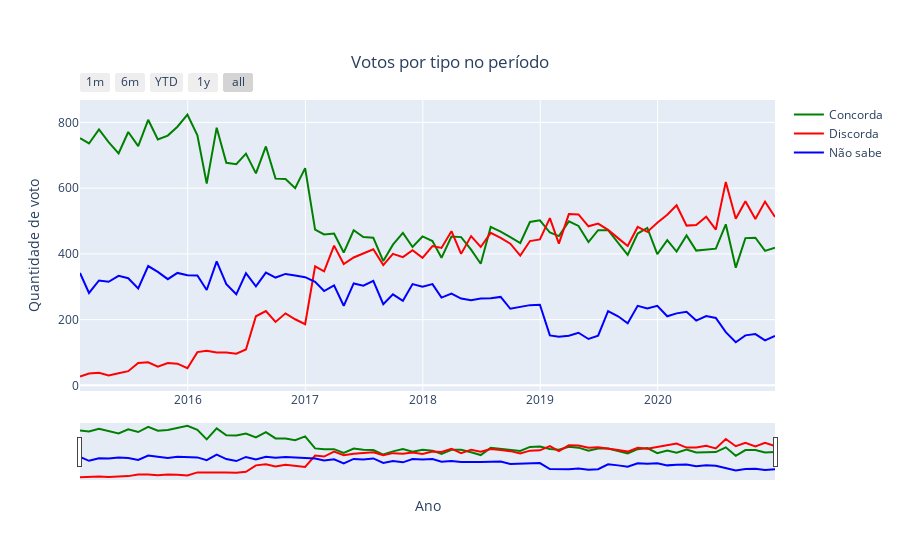

Notebook cell for this chart:
### Code cell
# plot com slider
fig = go.Figure()
fig.add_trace(
    go.Scatter(x=concorda_mensal.index, y=concorda_mensal, name='Concorda',line=dict(color='green'))
)
fig.add_trace(
    go.Scatter(x=discorda_mensal.index, y=discorda_mensal, name="Discorda", line={'color':'red'}),
)
fig.add_trace(
    go.Scatter(x=naosabe_mensal.index, y=naosabe_mensal, name='Não sabe', line=dict(color='blue'))
)

# Set title
# fig.update_layout(    
#     title_text="Votos mensais por tipo"
# )
fig.update_layout(    
    title={
        'text': "Votos por tipo no período",
        'y':0.9,
        'x':0.5,
        'xanchor': 'center',
        'yanchor': 'top'}
)
# Add range slider
fig.update_layout(
    yaxis=dict(title='Quantidade de voto'),
    xaxis=dict(title='Ano',
        rangeselector=dict(
            buttons=list([
                dict(count=1,
                     label="1m",
                     step="month",
                     stepmode="backward"),
                dict(count=6,
                     label="6m",
                     step="month",
                     stepmode="backward"),
                dict(count=1,
                     label="YTD",
                     step="year",
                     stepmode="todate"),
                dict(count=1,
                     label="1y",
                     step="year",
                     stepmode="backward"),
                dict(step="all")
            ])
        ),
        rangeslider=dict(
            visible=True
        ),
        type="date"
    )
)

fig.show()
